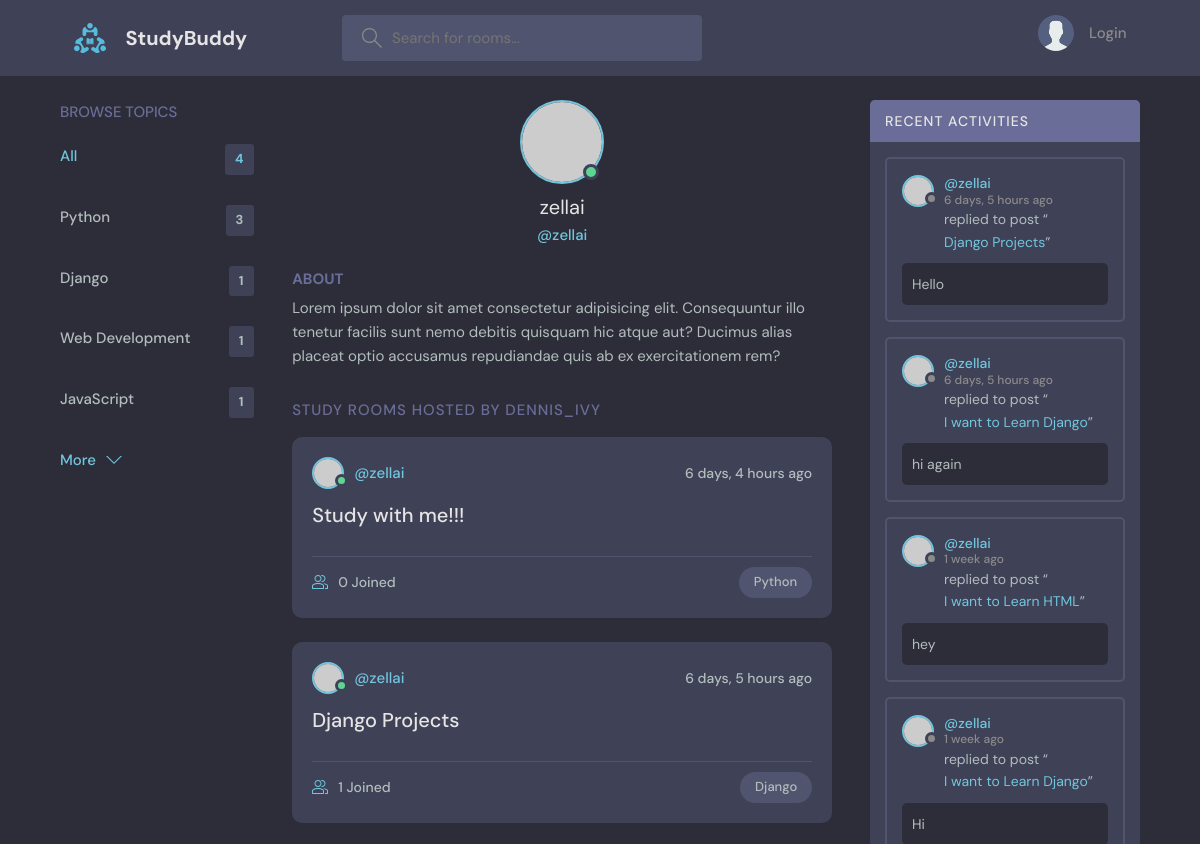
Page /profile/1/ (upper part) on the earlier database version.
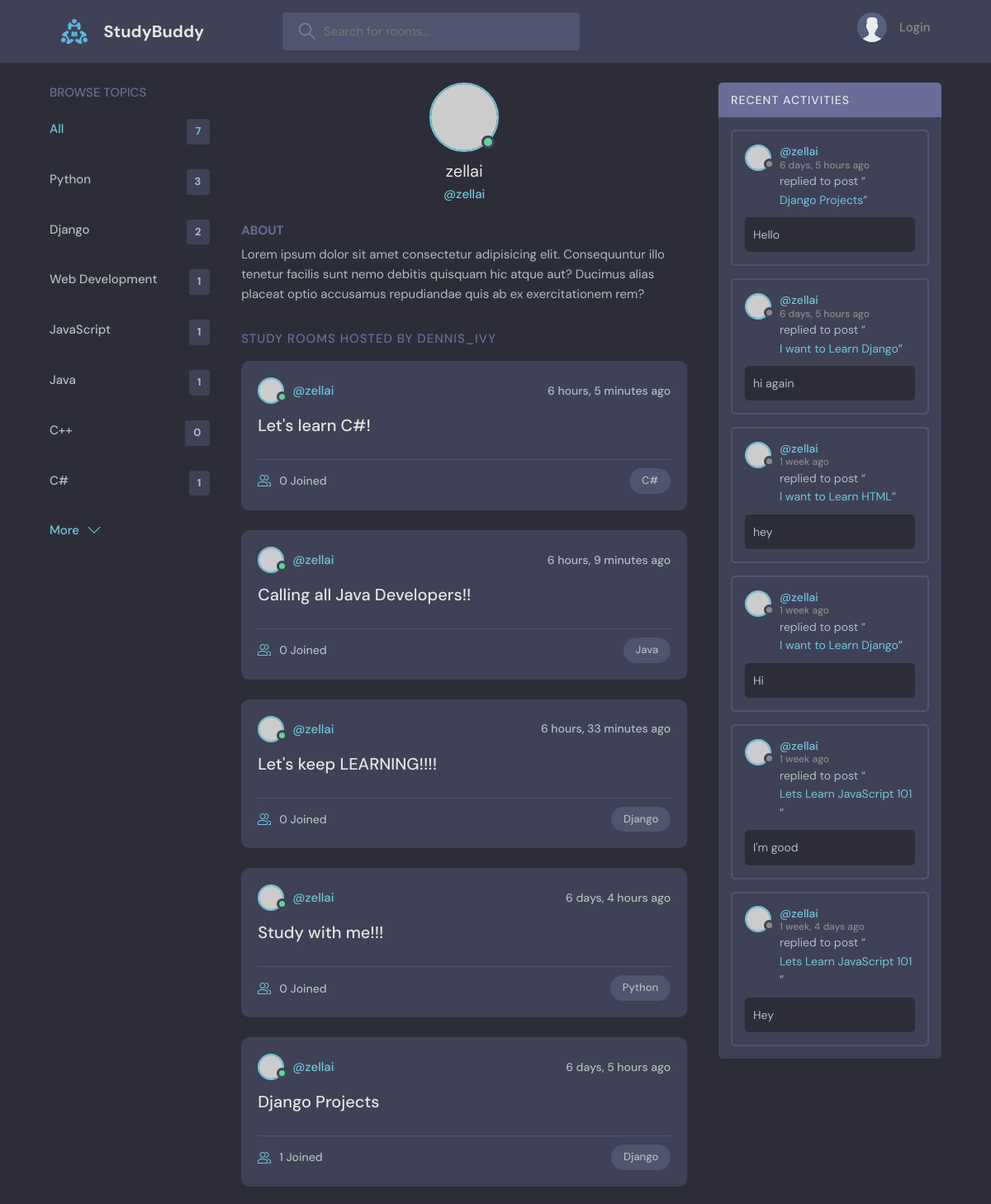
Same page on the later database version.
### base/models.py (models this page shows, shortened)
class Topic(models.Model):
    name = models.CharField(max_length=200)

class Room(models.Model):
    host = models.ForeignKey(User, on_delete=models.SET_NULL, null=True)
    topic = models.ForeignKey(Topic, on_delete=models.SET_NULL, null=True)
    name = models.CharField(max_length=200)
    description = models.TextField(null=True, blank=True)
    participants = models.ManyToManyField(User, related_name='participants', blank=True)
    updated = models.DateTimeField(auto_now=True)
    created = models.DateTimeField(auto_now_add=True)
    class Meta:
        ordering = ['-updated', '-created']
    def __str__(self):
        return self.name

class Message(models.Model):
    user = models.ForeignKey(User, on_delete=models.CASCADE)
    room = models.ForeignKey(Room, on_delete=models.CASCADE)
    body = models.TextField()
    updated = models.DateTimeField(auto_now=True)
    created = models.DateTimeField(auto_now_add=True)
    class Meta:
        ordering = ['-updated', '-created']

### base/views.py (the view)
# urls.py: path('profile/<str:pk>/', views.userProfile, name="user-profile"),
def userProfile(request, pk):
    user = User.objects.get(id=pk)
    rooms = user.room_set.all()
    room_messages = user.message_set.all()
    topics = Topic.objects.all()
    context = {'user': user,'rooms':rooms,'room_messages':room_messages,'topics':topics}
    return render(request, 'base/profile.html', context)

### base/templates/base/profile.html (shortened to what this page needs)
{% extends 'main.html' %}
{% block content %}
  <main class="profile-page layout layout--3">
    <div class="container">
      {% include 'base/topics_component.html' %}
      <div class="roomList">
        <div class="profile">
          <div class="profile__avatar">
            <div class="avatar avatar--large active">
              <img src="https://randomuser.me/api/portraits/men/11.jpg" />
            </div>
          </div>
          <div class="profile__info">
            <h3>{{user.username}}</h3>
            <p>@{{user.username}}</p>
          </div>
          <div class="profile__about">
            <h3>About</h3>
            <p>
              Lorem ipsum dolor sit amet consectetur adipisicing elit. Consequuntur illo tenetur
              facilis sunt nemo debitis quisquam hic atque aut? Ducimus alias placeat optio
              accusamus repudiandae quis ab ex exercitationem rem?
            </p>
          </div>
        </div>
        <div class="roomList__header">
          <div>
            <h2>Study Rooms Hosted by dennis_ivy</a>
            </h2>
          </div>
        </div>
        {% include 'base/feed_component.html' %}
      </div>
      {% include 'base/activity_component.html' %}
    </div>
  </main>
{% endblock %}

### base/templates/base/topics_component.html
<div class="topics">
    <div class="topics__header">
      <h2>Browse Topics</h2>
    </div>
    <ul class="topics__list">
      <li>
        <a href="{% url 'home' %}" class="active">All <span>{{topics.count}}</span></a>
      </li>
      {% for topic in topics %}
      <li>
        <a href="{% url 'home' %}?q={{topic.name}}">{{topic.name}}<span>{{topic.room_set.all.count}}</span></a>
      </li>
      {% endfor %}
    </ul>
    <a class="btn btn--link" href="topics.html">
      More
      <svg version="1.1" xmlns="http://www.w3.org/2000/svg" width="32" height="32" viewBox="0 0 32 32">
        <title>chevron-down</title>
        <path d="M16 21l-13-13h-3l16 16 16-16h-3l-13 13z"></path>
      </svg>
    </a>
</div>

### base/templates/base/feed_component.html (shortened to what this page needs)
{% for room in rooms %}
<div class="roomListRoom">
    <div class="roomListRoom__header">
      <a href="{% url 'user-profile' room.host.id %}" class="roomListRoom__author">
        <div class="avatar avatar--small active">
          <img src="https://randomuser.me/api/portraits/men/11.jpg" />
        </div>
        <span>@{{room.host.username}}</span>
      </a>
      <div class="roomListRoom__actions">
        <span>{{room.created|timesince}} ago</span>
      </div>
    </div>
    <div class="roomListRoom__content">
      <a href="{% url 'room' room.id %}">{{room.name}}</a>
    </div>
    <div class="roomListRoom__meta">
      <a href="{% url 'room' room.id %}" class="roomListRoom__joined">
        {{room.participants.all.count}} Joined
      </a>
      <p class="roomListRoom__topic">{{room.topic.name}}</p>
    </div>
  </div>
  {% endfor %}

### base/templates/base/activity_component.html (shortened to what this page needs)
<div class="activities">
    <div class="activities__header">
      <h2>Recent Activities</h2>
    </div>
    {% for message in room_messages %}
    <div class="activities__box">
      <div class="activities__boxHeader roomListRoom__header">
        <a href="{% url 'user-profile' message.user.id %}" class="roomListRoom__author">
          <div class="avatar avatar--small">
            <img src="https://randomuser.me/api/portraits/women/11.jpg" />
          </div>
          <p>
            @{{message.user}}
            <span>{{message.created|timesince}} ago</span>
          </p>
        </a>
      </div>
      <div class="activities__boxContent">
        <p>replied to post “<a href="{% url 'room' message.room.id %}">{{message.room}}</a>”</p>
        <div class="activities__boxRoomContent">
            {{message.body}}
        </div>
      </div>
    </div>
    {% endfor %}
  </div>

Differences in the rows shown:
computed for Topic "Django": room_set.all.count "1" → "2"
added Topic: name "Java", room_set.all.count "1"
added Topic: name "C++", room_set.all.count "0"
added Topic: name "C#", room_set.all.count "1"
added Room: host.username "zellai", created "6 hours, 5 minutes", name "Let's learn C#!", participants.all.count "0", topic.name "C#"
added Room: host.username "zellai", created "6 hours, 9 minutes", name "Calling all Java Developers!!", participants.all.count "0", topic.name "Java"
added Room: host.username "zellai", created "6 hours, 33 minutes", name "Let's keep LEARNING!!!!", participants.all.count "0", topic.name "Django"
now on this page (row unchanged): Message: user "zellai", created "1 week", room "Lets Learn JavaScript 101", body "I'm good"
now on this page (row unchanged): Message: user "zellai", created "1 week, 4 days", room "Lets Learn JavaScript 101", body "Hey"
Other differences:
{{ topics.count }}: "4" → "7"
